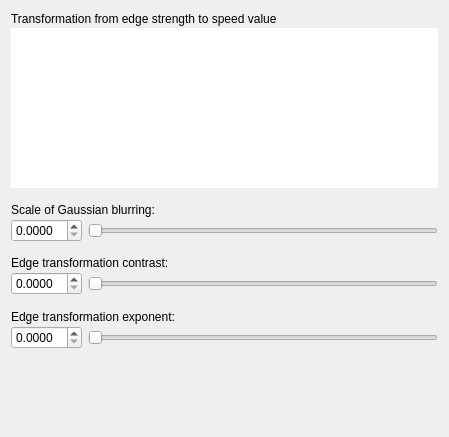
     <widget class="QWidget" name="tabEdgeAttraction">
      <attribute name="title">
       <string>Edge Attraction</string>
      </attribute>
      <layout class="QGridLayout" name="gridLayout_5">
       <property name="topMargin">
        <number>12</number>
       </property>
       <property name="bottomMargin">
        <number>20</number>
       </property>
       <property name="horizontalSpacing">
        <number>32</number>
       </property>
       <property name="verticalSpacing">
        <number>2</number>
       </property>
       <item row="1" column="0">
        <widget class="QtVTKRenderWindowBox" name="viewEdgeMapping" native="true">
         <property name="sizePolicy">
          <sizepolicy hsizetype="Preferred" vsizetype="Expanding">
           <horstretch>0</horstretch>
           <verstretch>0</verstretch>
          </sizepolicy>
         </property>
         <property name="minimumSize">
          <size>
           <width>0</width>
           <height>160</height>
          </size>
         </property>
         <property name="styleSheet">
          <string notr="true">background-color:white;</string>
         </property>
        </widget>
       </item>
       <item row="2" column="0">
        <spacer name="verticalSpacer_8">
         <property name="orientation">
          <enum>Qt::Vertical</enum>
         </property>
         <property name="sizeType">
          <enum>QSizePolicy::Fixed</enum>
         </property>
         <property name="sizeHint" stdset="0">
          <size>
           <width>427</width>
           <height>13</height>
          </size>
         </property>
        </spacer>
       </item>
       <item row="9" column="0">
        <widget class="QLabel" name="label_9">
         <property name="text">
          <string>Edge transformation exponent:</string>
         </property>
        </widget>
       </item>
       <item row="8" column="0">
        <spacer name="verticalSpacer_10">
         <property name="orientation">
          <enum>Qt::Vertical</enum>
         </property>
         <property name="sizeType">
          <enum>QSizePolicy::Fixed</enum>
         </property>
         <property name="sizeHint" stdset="0">
          <size>
           <width>427</width>
           <height>13</height>
          </size>
         </property>
        </spacer>
       </item>
       <item row="3" column="0">
        <widget class="QLabel" name="label_7">
         <property name="text">
          <string>Scale of Gaussian blurring:</string>
         </property>
        </widget>
       </item>
       <item row="11" column="0">
        <spacer name="verticalSpacer_6">
         <property name="orientation">
          <enum>Qt::Vertical</enum>
         </property>
         <property name="sizeHint" stdset="0">
          <size>
           <width>427</width>
           <height>68</height>
          </size>
         </property>
        </spacer>
       </item>
       <item row="5" column="0">
        <spacer name="verticalSpacer_9">
         <property name="orientation">
          <enum>Qt::Vertical</enum>
         </property>
         <property name="sizeType">
          <enum>QSizePolicy::Fixed</enum>
         </property>
         <property name="sizeHint" stdset="0">
          <size>
           <width>20</width>
           <height>12</height>
          </size>
         </property>
        </spacer>
       </item>
       <item row="6" column="0">
        <widget class="QLabel" name="label_8">
         <property name="text">
          <string>Edge transformation contrast:</string>
         </property>
        </widget>
       </item>
       <item row="0" column="0">
        <widget class="QLabel" name="label_6">
         <property name="text">
          <string>Transformation from edge strength to speed value</string>
         </property>
        </widget>
       </item>
       <item row="4" column="0">
        <widget class="QWidget" name="widget_12" native="true">
         <layout class="QHBoxLayout" name="horizontalLayout_7">
          <property name="leftMargin">
           <number>0</number>
          </property>
          <property name="topMargin">
           <number>0</number>
          </property>
          <property name="rightMargin">
           <number>0</number>
          </property>
          <property name="bottomMargin">
           <number>0</number>
          </property>
          <item>
           <widget class="QDoubleSpinBox" name="inEdgeSmoothing">
            <property name="decimals">
             <number>4</number>
            </property>
           </widget>
          </item>
          <item>
           <widget class="QDoubleSlider" name="inEdgeSmoothingSlider">
            <property name="orientation">
             <enum>Qt::Horizontal</enum>
            </property>
           </widget>
          </item>
         </layout>
        </widget>
       </item>
       <item row="10" column="0">
        <widget class="QWidget" name="widget_14" native="true">
         <layout class="QHBoxLayout" name="horizontalLayout_9">
          <property name="leftMargin">
           <number>0</number>
          </property>
          <property name="topMargin">
           <number>0</number>
          </property>
          <property name="rightMargin">
           <number>0</number>
          </property>
          <property name="bottomMargin">
           <number>0</number>
          </property>
          <item>
           <widget class="QDoubleSpinBox" name="inEdgeExponent">
            <property name="decimals">
             <number>4</number>
            </property>
           </widget>
          </item>
          <item>
           <widget class="QDoubleSlider" name="inEdgeExponentSlider">
            <property name="orientation">
             <enum>Qt::Horizontal</enum>
            </property>
           </widget>
          </item>
         </layout>
        </widget>
       </item>
       <item row="7" column="0">
        <widget class="QWidget" name="widget_13" native="true">
         <layout class="QHBoxLayout" name="horizontalLayout_8">
          <property name="leftMargin">
           <number>0</number>
          </property>
          <property name="topMargin">
           <number>0</number>
          </property>
          <property name="rightMargin">
           <number>0</number>
          </property>
          <property name="bottomMargin">
           <number>0</number>
          </property>
          <item>
           <widget class="QDoubleSpinBox" name="inEdgeKappa">
            <property name="decimals">
             <number>4</number>
            </property>
           </widget>
          </item>
          <item>
           <widget class="QDoubleSlider" name="inEdgeKappaSlider">
            <property name="orientation">
             <enum>Qt::Horizontal</enum>
            </property>
           </widget>
          </item>
         </layout>
        </widget>
       </item>
      </layout>
     </widget>
